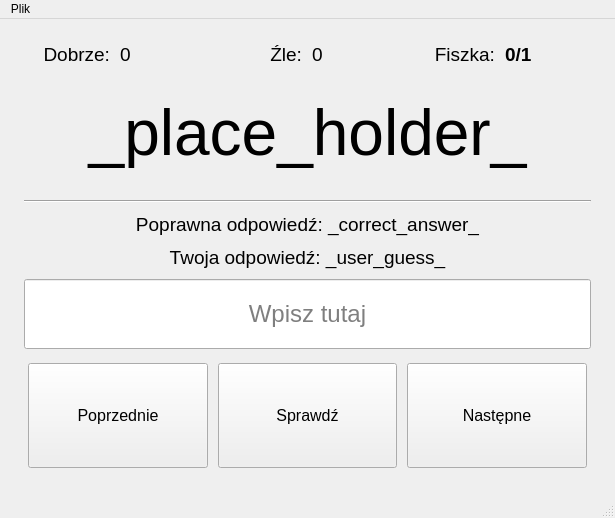
<?xml version="1.0" encoding="UTF-8"?>
<ui version="4.0">
 <class>SesionWindow</class>
 <widget class="QMainWindow" name="SesionWindow">
  <property name="geometry">
   <rect>
    <x>0</x>
    <y>0</y>
    <width>615</width>
    <height>518</height>
   </rect>
  </property>
  <property name="minimumSize">
   <size>
    <width>400</width>
    <height>500</height>
   </size>
  </property>
  <property name="windowTitle">
   <string>Sesja</string>
  </property>
  <property name="tabShape">
   <enum>QTabWidget::Rounded</enum>
  </property>
  <widget class="QWidget" name="centralwidget">
   <property name="sizePolicy">
    <sizepolicy hsizetype="Maximum" vsizetype="Maximum">
     <horstretch>0</horstretch>
     <verstretch>0</verstretch>
    </sizepolicy>
   </property>
   <property name="maximumSize">
    <size>
     <width>5000</width>
     <height>5000</height>
    </size>
   </property>
   <property name="contextMenuPolicy">
    <enum>Qt::DefaultContextMenu</enum>
   </property>
   <layout class="QVBoxLayout" name="verticalLayout_2">
    <property name="leftMargin">
     <number>20</number>
    </property>
    <property name="topMargin">
     <number>20</number>
    </property>
    <property name="rightMargin">
     <number>20</number>
    </property>
    <property name="bottomMargin">
     <number>20</number>
    </property>
    <item>
     <layout class="QVBoxLayout" name="verticalLayout" stretch="0,5,0,0,0,2,5">
      <property name="spacing">
       <number>10</number>
      </property>
      <property name="sizeConstraint">
       <enum>QLayout::SetMaximumSize</enum>
      </property>
      <property name="leftMargin">
       <number>4</number>
      </property>
      <property name="topMargin">
       <number>4</number>
      </property>
      <property name="rightMargin">
       <number>4</number>
      </property>
      <property name="bottomMargin">
       <number>4</number>
      </property>
      <item>
       <layout class="QHBoxLayout" name="horizontalLayout_2" stretch="0,0,0,0,0,0">
        <item>
         <widget class="QLabel" name="correctLabel">
          <property name="enabled">
           <bool>true</bool>
          </property>
          <property name="sizePolicy">
           <sizepolicy hsizetype="Minimum" vsizetype="Minimum">
            <horstretch>0</horstretch>
            <verstretch>0</verstretch>
           </sizepolicy>
          </property>
          <property name="font">
           <font>
            <pointsize>14</pointsize>
           </font>
          </property>
          <property name="text">
           <string>Dobrze:</string>
          </property>
          <property name="alignment">
           <set>Qt::AlignRight|Qt::AlignTrailing|Qt::AlignVCenter</set>
          </property>
         </widget>
        </item>
        <item>
         <widget class="QLabel" name="correctCounter">
          <property name="enabled">
           <bool>true</bool>
          </property>
          <property name="font">
           <font>
            <pointsize>14</pointsize>
           </font>
          </property>
          <property name="text">
           <string>0</string>
          </property>
         </widget>
        </item>
        <item>
         <widget class="QLabel" name="wrongLabel">
          <property name="enabled">
           <bool>true</bool>
          </property>
          <property name="sizePolicy">
           <sizepolicy hsizetype="Minimum" vsizetype="Minimum">
            <horstretch>0</horstretch>
            <verstretch>0</verstretch>
           </sizepolicy>
          </property>
          <property name="font">
           <font>
            <pointsize>14</pointsize>
           </font>
          </property>
          <property name="text">
           <string>Źle:</string>
          </property>
          <property name="alignment">
           <set>Qt::AlignRight|Qt::AlignTrailing|Qt::AlignVCenter</set>
          </property>
         </widget>
        </item>
        <item>
         <widget class="QLabel" name="wrongCounter">
          <property name="enabled">
           <bool>true</bool>
          </property>
          <property name="font">
           <font>
            <pointsize>14</pointsize>
           </font>
          </property>
          <property name="text">
           <string>0</string>
          </property>
         </widget>
        </item>
        <item>
         <widget class="QLabel" name="cardsLeftLabel">
          <property name="font">
           <font>
            <pointsize>14</pointsize>
           </font>
          </property>
          <property name="text">
           <string>Fiszka:</string>
          </property>
          <property name="alignment">
           <set>Qt::AlignRight|Qt::AlignTrailing|Qt::AlignVCenter</set>
          </property>
         </widget>
        </item>
        <item>
         <widget class="QLabel" name="cardsLeftCounter">
          <property name="font">
           <font>
            <pointsize>14</pointsize>
            <weight>75</weight>
            <bold>true</bold>
            <strikeout>false</strikeout>
           </font>
          </property>
          <property name="autoFillBackground">
           <bool>false</bool>
          </property>
          <property name="text">
           <string>0/1</string>
          </property>
          <property name="alignment">
           <set>Qt::AlignLeading|Qt::AlignLeft|Qt::AlignVCenter</set>
          </property>
         </widget>
        </item>
       </layout>
      </item>
      <item>
       <widget class="QLabel" name="shown_word">
        <property name="enabled">
         <bool>true</bool>
        </property>
        <property name="font">
         <font>
          <pointsize>48</pointsize>
         </font>
        </property>
        <property name="text">
         <string>_place_holder_</string>
        </property>
        <property name="alignment">
         <set>Qt::AlignCenter</set>
        </property>
       </widget>
      </item>
      <item>
       <widget class="Line" name="line">
        <property name="orientation">
         <enum>Qt::Horizontal</enum>
        </property>
       </widget>
      </item>
      <item>
       <widget class="QLabel" name="secondaryLabel">
        <property name="enabled">
         <bool>true</bool>
        </property>
        <property name="font">
         <font>
          <pointsize>14</pointsize>
         </font>
        </property>
        <property name="text">
         <string>Poprawna odpowiedź: _correct_answer_</string>
        </property>
        <property name="alignment">
         <set>Qt::AlignCenter</set>
        </property>
       </widget>
      </item>
      <item>
       <widget class="QLabel" name="userGuessLabel">
        <property name="enabled">
         <bool>true</bool>
        </property>
        <property name="font">
         <font>
          <pointsize>14</pointsize>
          <kerning>true</kerning>
         </font>
        </property>
        <property name="text">
         <string>Twoja odpowiedź: _user_guess_</string>
        </property>
        <property name="alignment">
         <set>Qt::AlignCenter</set>
        </property>
       </widget>
      </item>
      <item>
       <widget class="QLineEdit" name="input_box">
        <property name="enabled">
         <bool>true</bool>
        </property>
        <property name="minimumSize">
         <size>
          <width>0</width>
          <height>70</height>
         </size>
        </property>
        <property name="font">
         <font>
          <pointsize>18</pointsize>
         </font>
        </property>
        <property name="focusPolicy">
         <enum>Qt::StrongFocus</enum>
        </property>
        <property name="text">
         <string/>
        </property>
        <property name="alignment">
         <set>Qt::AlignCenter</set>
        </property>
        <property name="placeholderText">
         <string>Wpisz tutaj</string>
        </property>
        <property name="clearButtonEnabled">
         <bool>true</bool>
        </property>
       </widget>
      </item>
      <item>
       <layout class="QHBoxLayout" name="horizontalLayout">
        <property name="spacing">
         <number>10</number>
        </property>
        <property name="sizeConstraint">
         <enum>QLayout::SetMaximumSize</enum>
        </property>
        <property name="leftMargin">
         <number>4</number>
        </property>
        <property name="topMargin">
         <number>4</number>
        </property>
        <property name="rightMargin">
         <number>4</number>
        </property>
        <property name="bottomMargin">
         <number>4</number>
        </property>
        <item>
         <widget class="QPushButton" name="previousButton">
          <property name="sizePolicy">
           <sizepolicy hsizetype="Minimum" vsizetype="MinimumExpanding">
            <horstretch>0</horstretch>
            <verstretch>0</verstretch>
           </sizepolicy>
          </property>
          <property name="font">
           <font>
            <pointsize>12</pointsize>
           </font>
          </property>
          <property name="text">
           <string>Poprzednie</string>
          </property>
         </widget>
        </item>
        <item>
         <widget class="QPushButton" name="checkButton">
          <property name="sizePolicy">
           <sizepolicy hsizetype="Minimum" vsizetype="Preferred">
            <horstretch>0</horstretch>
            <verstretch>0</verstretch>
           </sizepolicy>
          </property>
          <property name="font">
           <font>
            <pointsize>12</pointsize>
           </font>
          </property>
          <property name="text">
           <string>Sprawdź</string>
          </property>
          <property name="autoDefault">
           <bool>true</bool>
          </property>
         </widget>
        </item>
        <item>
         <widget class="QPushButton" name="nextButton">
          <property name="enabled">
           <bool>true</bool>
          </property>
          <property name="sizePolicy">
           <sizepolicy hsizetype="Minimum" vsizetype="Preferred">
            <horstretch>0</horstretch>
            <verstretch>0</verstretch>
           </sizepolicy>
          </property>
          <property name="baseSize">
           <size>
            <width>0</width>
            <height>0</height>
           </size>
          </property>
          <property name="font">
           <font>
            <pointsize>12</pointsize>
           </font>
          </property>
          <property name="text">
           <string>Następne</string>
          </property>
          <property name="autoDefault">
           <bool>true</bool>
          </property>
         </widget>
        </item>
       </layout>
      </item>
     </layout>
    </item>
   </layout>
  </widget>
  <widget class="QStatusBar" name="statusbar"/>
  <widget class="QMenuBar" name="menuBar">
   <property name="geometry">
    <rect>
     <x>0</x>
     <y>0</y>
     <width>615</width>
     <height>26</height>
    </rect>
   </property>
   <widget class="QMenu" name="menuPlik">
    <property name="title">
     <string>Plik</string>
    </property>
    <addaction name="actionZapisz"/>
    <addaction name="actionZamknij"/>
   </widget>
   <addaction name="menuPlik"/>
  </widget>
  <action name="actionZapisz">
   <property name="text">
    <string>Zapisz</string>
   </property>
   <property name="shortcut">
    <string>Ctrl+S</string>
   </property>
  </action>
  <action name="actionZamknij">
   <property name="text">
    <string>Zamknij</string>
   </property>
  </action>
 </widget>
 <tabstops>
  <tabstop>input_box</tabstop>
  <tabstop>checkButton</tabstop>
  <tabstop>nextButton</tabstop>
  <tabstop>previousButton</tabstop>
 </tabstops>
 <resources/>
 <connections/>
</ui>
